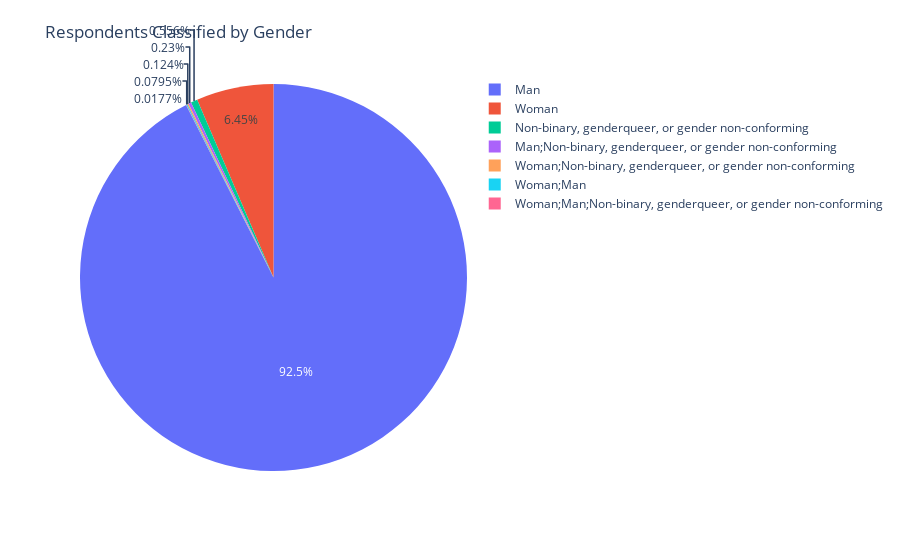

Notebook source saved alongside this figure:
### Code cell
fig = px.pie(gender_df, values='Respondent', names='Gender')
fig.update_layout(title='Respondents Classified by Gender')
fig.show()

### Figure 1 — Plotly figure (JSON) as saved in the notebook; plotly's stock layout.template omitted (floating-point values rounded to 4 significant figures)
{"data": [{"domain": {"x": [0, 1], "y": [0, 1]}, "hovertemplate": "Gender=%{label}<br>Respondent=%{value}<extra></extra>", "labels": ["Man", "Man;Non-binary, genderqueer, or gender non-conforming", "Non-binary, genderqueer, or gender non-conforming", "Woman", "Woman;Man", "Woman;Man;Non-binary, genderqueer, or gender non-conforming", "Woman;Non-binary, genderqueer, or gender non-conforming"], "legendgroup": "", "name": "", "showlegend": true, "type": "pie", "values": [10480, 26, 63, 731, 9, 2, 14]}], "layout": {"legend": {"tracegroupgap": 0}, "margin": {"t": 60}, "title": {"text": "Respondents Classified by Gender"}}}
